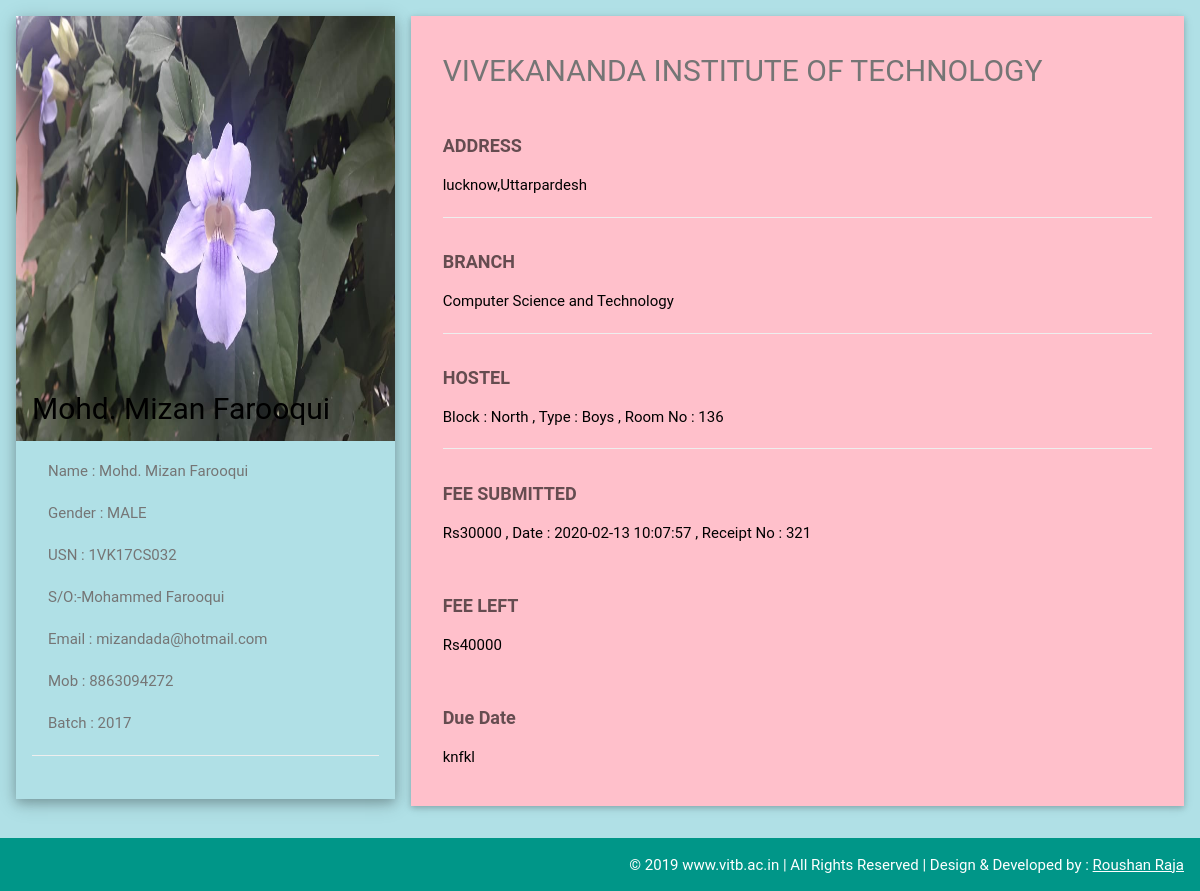
Screenshot of /admin/query/details1.php?usn=1VK17CS032 (signed in) with the database file from the repository.
### tables this page shows
CREATE TABLE `student` (
  `name` varchar(20) NOT NULL,
  `gender` varchar(10) NOT NULL,
  `usn` varchar(10) NOT NULL,
  `hostel_id` varchar(10) DEFAULT NULL,
  `batch` varchar(10) DEFAULT NULL,
  `img_src` varchar(789) NOT NULL,
  `room_no` varchar(10) NOT NULL
);

CREATE TABLE `student_details` (
  `usn` varchar(10) DEFAULT NULL,
  `f_name` varchar(30) DEFAULT NULL,
  `address` varchar(100) DEFAULT NULL,
  `phone_no` varchar(13) DEFAULT NULL,
  `email` varchar(50) DEFAULT NULL
);

CREATE TABLE `department` (
  `usn` varchar(10) DEFAULT NULL,
  `department_name` varchar(50) DEFAULT NULL
);

CREATE TABLE `hostel` (
  `hostel_id` varchar(10) NOT NULL,
  `hostel_type` varchar(10) DEFAULT NULL,
  `no_of_rooms` varchar(100) DEFAULT NULL,
  `block` varchar(10) DEFAULT NULL
);

CREATE TABLE `fees` (
  `usn` varchar(10) DEFAULT NULL,
  `fees_submitted` varchar(20) DEFAULT NULL,
  `total_fees` varchar(345) NOT NULL DEFAULT '70000',
  `recipt_no` varchar(345) NOT NULL,
  `due_date` varchar(345) NOT NULL
);

CREATE TABLE `fees_log` (
  `usn` varchar(20) DEFAULT NULL,
  `fee_left` varchar(345) NOT NULL,
  `date` varchar(340) DEFAULT NULL
);

### admin/query/details1.php (the view, shortened to what this page needs)
<?php require "../../connection.php"; ?>
<?php
$usn = $_GET['usn'];
$q = "select * from student s,student_details d,department b,hostel h
where s.usn=d.usn and s.usn=b.usn and s.hostel_id=h.hostel_id and s.usn='$usn'";
$result=mysqli_query($con,$q);
$row = mysqli_fetch_array($result);
$qy = "select * from fees f,fees_log f1 where f.usn=f1.usn and f.usn='$usn'";
$result1 = mysqli_query($con,$qy);
$row1 = mysqli_fetch_array($result1);
	$sname = $row['name'];
 $img = $row['img_src'];
 $sgender = $row['gender'];
$address = $row['address'];
$phoneno = $row['phone_no'];
$email = $row['email'];
$fname = $row['f_name'];
$batch = $row['batch'];
$branch = $row['department_name'];
$roomno = $row['room_no'];
$feessubmitted = $row1['fees_submitted'];
$feesleft = $row1['fee_left'];
$dateofsubmission = $row1['date'];
$reciptno = $row1['recipt_no'];
$duedate = $row1['due_date'];
$block = $row['block'];
$hosteltype = $row['hostel_type'];
?>
<!DOCTYPE html>
<html>
<link rel="stylesheet" href="../../css/style.css">
<body style="background-color:powderblue">
<div class="w3-content w3-margin-top" style="max-width:1400px;">
  <div class="w3-row-padding">
    <div class="w3-third">
      <div class=" w3-text-grey w3-card-4" style="background-color:powderblue">
        <div class="w3-display-container">
          <img src="<?php echo $img?>" style="width:100%;height:425px;" alt="Avatar" >
          <div class="w3-display-bottomleft w3-container w3-text-black">
            <h2><?php echo $sname ?></h2>
          </div>
        </div>
        <div class="w3-container">
          <p><i class=" w3-margin-right w3-large w3-text-teal"></i>Name : <?php echo $sname ?></p>
          <p><i class="w3-margin-right w3-large w3-text-teal"></i>Gender : <?php echo $sgender ?></p>
          <p><i class="w3-margin-right w3-large w3-text-teal"></i>USN : <?php echo $usn ?></p>
          <p><i class=" w3-margin-right w3-large w3-text-teal"></i>S/O:-<?php echo $fname ?></p>
          <p><i class=" w3-margin-right w3-large w3-text-teal"></i>Email : <?php echo $email ?></p>
          <p><i class="w3-margin-right w3-large w3-text-teal"></i>Mob : <?php echo $phoneno ?></p>
          <p><i class="w3-margin-right w3-large w3-text-teal"></i>Batch : <?php echo $batch ?></p>
          <hr>
          <br>
        </div>
      </div><br>
    </div>
    <div class="w3-twothird">
      <div class="w3-container w3-card  w3-margin-bottom" style="background-color:pink;">
        <h2 class="w3-text-grey w3-padding-16"><i class="fa fa-suitcase fa-fw w3-margin-right w3-xxlarge w3-text-teal"></i>VIVEKANANDA INSTITUTE OF TECHNOLOGY</h2>
        <div class="w3-container">
          <h5 class="w3-opacity"><b>ADDRESS</b></h5>
          <p><?php echo $address ?></p>
          <hr>
        </div>
        <div class="w3-container">
          <h5 class="w3-opacity"><b>BRANCH</b></h5>
          <p><?php echo $branch ?></p>
          <hr>
        </div>
        <div class="w3-container">
          <h5 class="w3-opacity"><b>HOSTEL</b></h5>
          <p>Block : <?php echo $block ?> , Type : <?php echo $hosteltype ?> , Room No :  <?php echo $roomno ?></p>
          <hr>
        </div>
        <div class="w3-container">
          <h5 class="w3-opacity"><b>FEE SUBMITTED</b></h5>
          <p>Rs<?php echo $feessubmitted ?> , Date : <?php echo $dateofsubmission ?> , Receipt No : <?php echo $reciptno ?></p><br>
        </div>
        <div class="w3-container">
          <h5 class="w3-opacity"><b>FEE LEFT</b></h5>
          <p>Rs<?php echo $feesleft ?></p><br>
        </div>
        <div class="w3-container">
          <h5 class="w3-opacity"><b>Due Date</b></h5>
          <p><?php echo $duedate ?></p><br>
        </div>
      </div>
    </div>
  </div>
</div>
<footer class="w3-container w3-teal w3-center w3-margin-top">
  <p style="text-align:right;">&copy 2019 www.vitb.ac.in | All Rights Reserved |  Design & Developed by : <a href="https://www.instagram.com/roushan_gopal/" style="color: #fff" target="_blank">Roushan Raja</a></a></p>
</footer>
</body>
</html>

### css/style.css (style rules this page uses)
html { box-sizing:border-box }
*,*:before,*:after { box-sizing:inherit }
html { -ms-text-size-adjust:100%;-webkit-text-size-adjust:100% }
body { margin:0 }
article,aside,details,figcaption,figure,footer,header,main,menu,nav,section { display:block }
a { background-color:transparent }
b,strong { font-weight:bolder }
img { border-style:none }
hr { box-sizing:content-box;height:0;overflow:visible }
html,body { font-family:Verdana,sans-serif;font-size:15px;line-height:1.5 }
html { overflow-x:hidden }
h2 { font-size:30px }
h5 { font-size:18px }
h1,h2,h3,h4,h5,h6 { font-family:"Segoe UI",Arial,sans-serif;font-weight:400;margin:10px 0 }
hr { border:0;border-top:1px solid #eee;margin:20px 0 }
img { vertical-align:middle }
a { color:inherit }
.w3-tooltip,.w3-display-container { position:relative }
.w3-container:after,.w3-container:before,.w3-panel:after,.w3-panel:before,.w3-row:after,.w3-row:before,.w3-row-padding:after,.w3-row-padding:before, .w3-cell-row:before,.w3-cell-row:after,.w3-clear:after,.w3-clear:before,.w3-bar:before,.w3-bar:after { content:"";display:table;clear:both }
.w3-col,.w3-half,.w3-third,.w3-twothird,.w3-threequarter,.w3-quarter { float:left;width:100% }
@media (min-width:601px) { .w3-col.m4,.w3-third { width:33.33333% } }
@media (min-width:601px) { .w3-col.m8,.w3-twothird { width:66.66666% } }
.w3-content,.w3-auto { margin-left:auto;margin-right:auto }
.w3-content { max-width:980px }
.w3-display-bottomleft { position:absolute;left:0;bottom:0 }
.w3-row-padding,.w3-row-padding>.w3-half,.w3-row-padding>.w3-third,.w3-row-padding>.w3-twothird,.w3-row-padding>.w3-threequarter,.w3-row-padding>.w3-quarter,.w3-row-padding>.w3-col { padding:0 8px }
.w3-container,.w3-panel { padding:0.01em 16px }
.w3-card,.w3-card-2 { box-shadow:0 2px 5px 0 rgba(0,0,0,0.16),0 2px 10px 0 rgba(0,0,0,0.12) }
.w3-card-4,.w3-hover-shadow:hover { box-shadow:0 4px 10px 0 rgba(0,0,0,0.2),0 4px 20px 0 rgba(0,0,0,0.19) }
.w3-opacity,.w3-hover-opacity:hover { opacity:0.60 }
.w3-center { text-align:center!important }
.w3-margin-top { margin-top:16px!important }
.w3-margin-bottom { margin-bottom:16px!important }
.w3-padding-16 { padding-top:16px!important;padding-bottom:16px!important }
.w3-teal,.w3-hover-teal:hover { color:#fff!important;background-color:#009688!important }
.w3-text-black,.w3-hover-text-black:hover { color:#000!important }
.w3-text-grey,.w3-hover-text-grey:hover,.w3-text-gray,.w3-hover-text-gray:hover { color:#757575!important }

### admin/query/details1.php (style rules this page uses)
html,body,h1,h2,h3,h4,h5,h6 { font-family: "Roboto", sans-serif }

### rows the page displays
student: img_src (picture), name "Mohd. Mizan Farooqui", gender "MALE", student_details.f_name "Mohammed Farooqui", student_details.email "mizandada@hotmail.com", student_details.phone_no "8863094272", batch "2017", student_details.address "lucknow,Uttarpardesh", department.department_name "Computer Science and Technology", hostel.block "North", hostel.hostel_type "Boys", room_no "136"
fees: fees_submitted "30000", fees_log.date "2020-02-13 10:07:57", recipt_no "321", fees_log.fee_left "40000", due_date "knfkl"

### other values shown
$usn "1VK17CS032"
